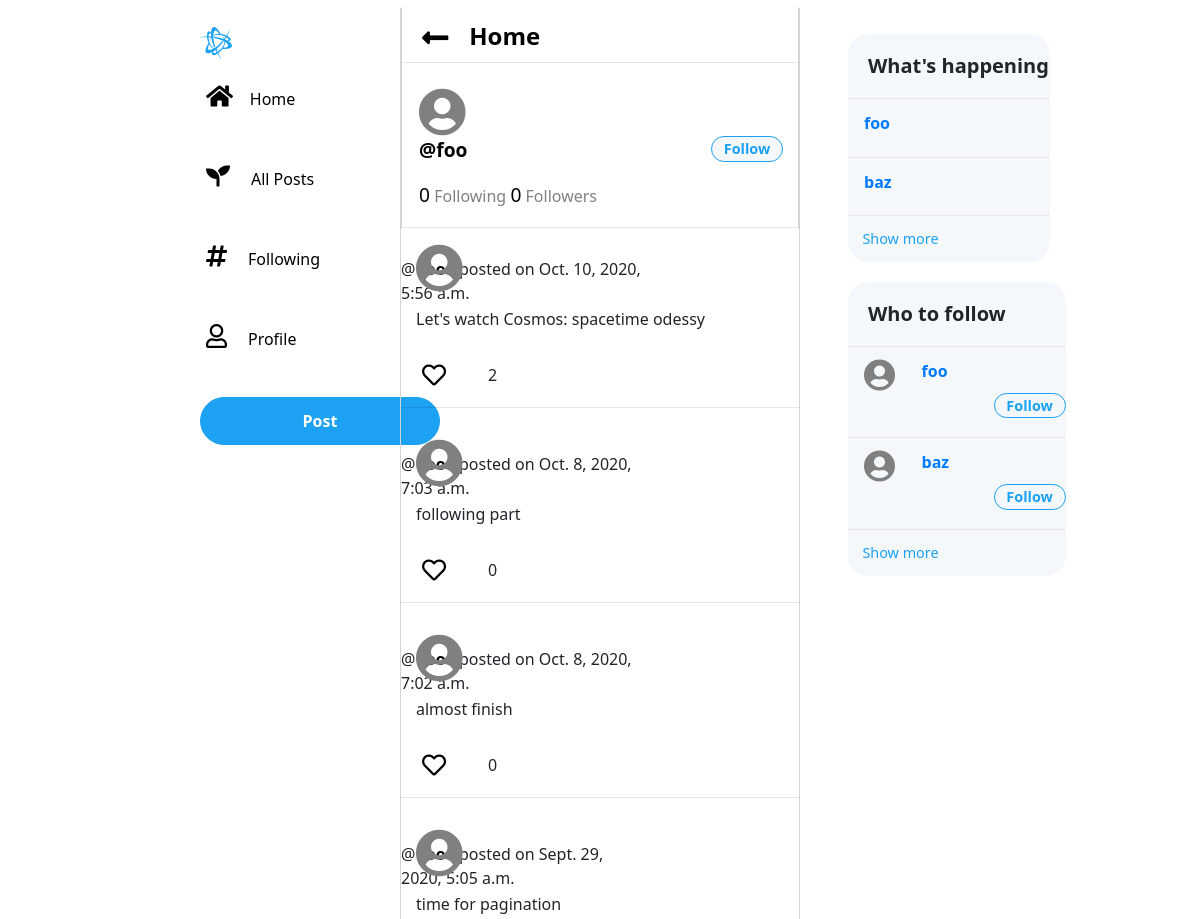
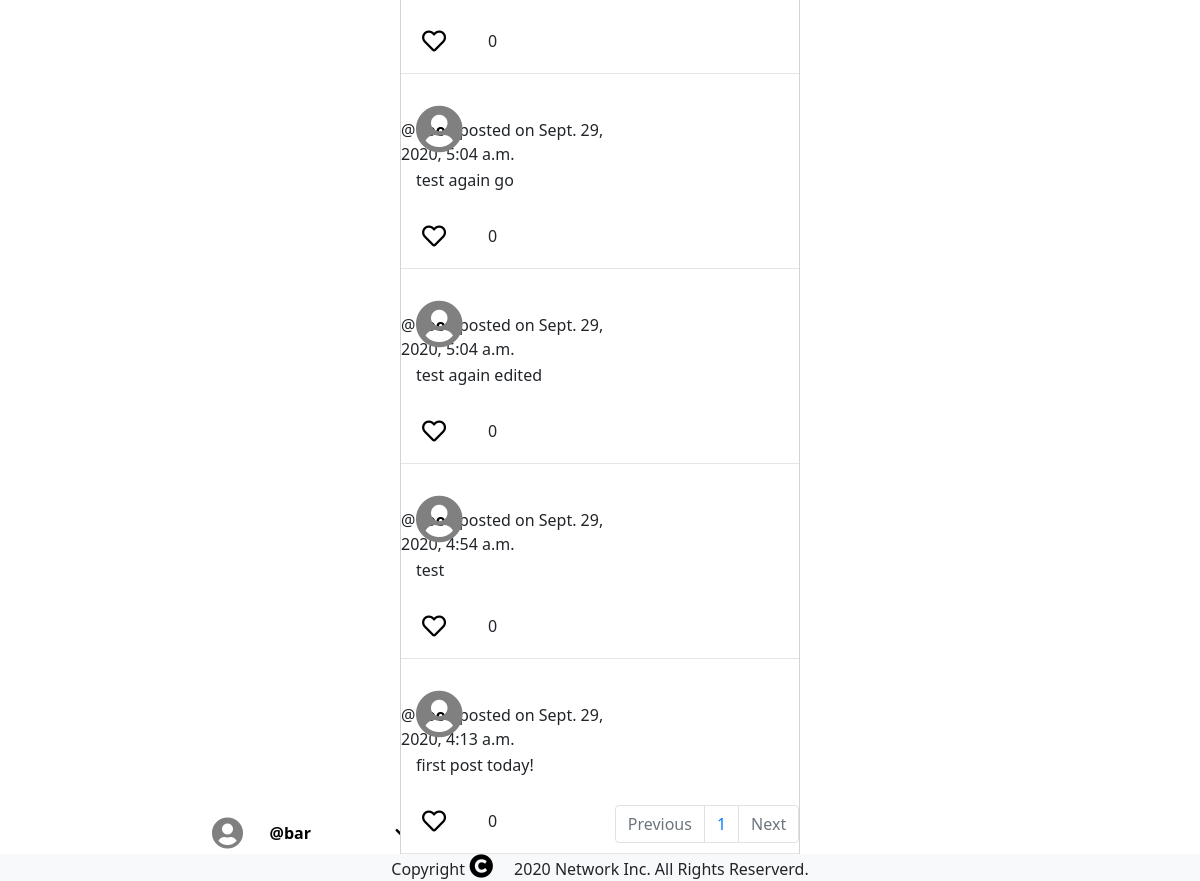
The page /foo (signed in) on the database its author committed (2 pictures, top to bottom).
### network/models.py (models this page shows, shortened)
class User(AbstractUser):
    pass

class Post(models.Model):
    user = models.ForeignKey("User", on_delete=models.CASCADE, related_name="posts")
    content = models.TextField()
    timestamp = models.DateTimeField(auto_now_add=True)
    like_count = models.IntegerField(default=0)

### network/views.py (the view, shortened to what this page needs)
# urls.py: re_path(r"^(?P<username>[^/]+)$", views.user_profile, name="user_profile"),
@login_required
def user_profile(request, username):
    e_followings = []
    user = User.objects.get(username=username)
    user_follows = Follow.objects.filter(user=request.user.id)
    for e in user_follows:
        e_followings.append(e.following)
        print(e_followings)
    id = user.id
    posts = Post.objects.filter(user=id).order_by("-timestamp")
    p = Paginator(posts, 10)
    page_number = request.GET.get("page")
    page_obj = p.get_page(page_number)
    all_users = User.objects.all()
    users = []
    present_user = User.objects.get(username=request.user)
    for all_user in all_users:
        if all_user != present_user and all_user.username != "admin":
            users.append(all_user)
    followers = []
    followers_count = 0
    follows = Follow.objects.filter(user=id)
    for follow in follows:
        followers.append(follow.follower)
    for follower in followers:
        if follower is not None:
            followers_count += 1
    followings = []
    followings_count = 0
    for follow in follows:
        followings.append(follow.following)
    for following in followings:
        if following is not None:
            followings_count += 1
    return render(
        request,
        "network/profile.html",
        {
            "posts": posts,
            "post": CreatePost(),
            "users": users,
            "user": user,
            "page_obj": page_obj,
            "followers_count": followers_count,
            "followings_count": followings_count,
            "e_followings": e_followings,
        },
    )

### network/models.py
class CreatePost(ModelForm):
    class Meta:
        model = Post
        fields = ["content"]
        widgets = {
            "content": Textarea(
                attrs={
                    "placeholder": "What's happening?",
                    "class": "both_postform",
                }
            )
        }

### network/templates/network/profile.html (shortened to what this page needs)
{% extends "network/layout.html" %}
{% load static %}
{% block body %}
<div id="profile_view">
    <div class="row middle_cell">
        <a href="{% url 'index' %}">
            <h5><i class="fas fa-long-arrow-alt-left"></i><span>Home</span></h5>
        </a>
    </div>
    <div id="profile_details" class="middle_cell">
        <div id="profile_division">
            <i class=" fa fa-user-circle fa-3x" aria-hidden="true"></i>
            {% if user != request.user %}
            <form method="post" action="{% url 'user_profile' user.username %}">
                <button type="submit" id="follow_button" name="follow" class="profile_follow_button follow_user">
                    {% if user in e_followings %}
                    Unfollow
                    {% else %}
                    Follow
                    {% endif %}
                </button>
            </form>
            {% endif %}
            <p class="user_link">@{{ user.username }}</p>
            <p>
                <span>{{ followings_count }}</span>
                <span class="follow">Following</span>
                <span>{{ followers_count }}</span>
                <span class="follow">Followers</span>
            </p>
        </div>
    </div>
</div>
<div class="rows_container">
    {% for post in page_obj %}
    <div><i class=" fa fa-user-circle fa-3x" aria-hidden="true"></i></div>
    <div>
        <span>@
            <a id="other_profile{{ post.id }}" class="user_link" href="{% url 'user_profile' post.user %}">
                {{ post.user }}
            </a>
            - posted on
            {{ post.timestamp }}
        </span>
        <p id="post_paragraph{{ post.id }}">{{ post.content }}</p>
        <div class="like_div">
            <form class="edit_like like_form" method="post">
                <button class="like_button" id="like_button{{ post.id }}"
                    onClick="like('{{ post.id }}', '{{ request.user.id }}')" type="submit" name="place_like">
                    <i class="far fa-heart" aria-hidden></i>
                </button>
                <p id="count{{ post.id }}" class="like_count">{{ post.like_count }}</p>
            </form>
        </div>
        <hr />
    </div>
    {% endfor %}
</div>
{% endblock %}

### network/templates/network/layout.html (shortened to what this page needs)
{% load static %}
<!DOCTYPE html>
<html lang="en">
<head>
    <link rel="stylesheet" href="https://use.fontawesome.com/releases/v5.13.0/css/all.css">
    <link rel="stylesheet" href="https://stackpath.bootstrapcdn.com/bootstrap/4.4.1/css/bootstrap.min.css"
>
    <link href="{% static 'network/styles.css' %}" rel="stylesheet">
</head>
<body class="main_container">
    <div class="row">
        <div class="col-4">
            <div id="left_container" class="row">
                <div class="col-6">
                </div>
                <nav class="navbar-light" class="col-6">
                    <p><i class="fab fa-battle-net"></i></p>
                    <a href="{% url 'index' %}"><button id="home" class="inline_display button_margin"><i
                                class="fas fa-home"></i>Home</button></a>
                    <div>
                        <ul class="navbar-nav mr-auto">
                            <li class="nav-item">
                                <a href="{% url 'index' %}"><button id="all_posts"
                                        class="inline_display button_margin"><i class="fas fa-seedling"></i>
                                        All
                                        Posts</button></a>
                            </li>
                            {% if user.is_authenticated %}
                            <li class="nav-item">
                                <a href="{% url 'following_index' %}"><button id="following"
                                        class="inline_display button_margin"><i class="fas fa-hashtag"></i>
                                        Following</button></a>
                            </li>
                            <li class="nav-item">
                                <a href="{% url 'user_profile' request.user %}"><button id="profile"
                                        class="inline_display button_margin"><i class="far fa-user"></i>
                                        Profile</button></a>
                            </li>
                            <li class="nav-item">
                                <input type="submit" value="Post" class="btn" onclick="popup()" id="new_post">
                            </li>
                            {% endif %}
                            {% if user.is_authenticated %}
                            <div class="dropdown user_account">
                                <button id="left_corner_user" class="btn btn-secondary dropdown-toggle inline_display"
                                    type="button" id="dropdownMenuButton" data-toggle="dropdown" aria-haspopup="true"
                                    aria-expanded="false">
                                    <i class="fa fa-user-circle fa-2x" aria-hidden="true"></i>
                                    <span id="dropdown_user"><strong>@{{ request.user }}</strong>
                                        </span>
                                </button>
                            </div>
                            {% endif %}
                        </ul>
                    </div>
                </nav>
            </div>
        </div>
        <div id="middle_container" class="col-4">
            {% block body %}
            {% endblock %}
        </div>
        <div class="right_container col-4">
            <div class="row upper">
                <div class="who_to_follow_container">
                    <div class="follow_border">
                        <h5>What's happening</h5>
                    </div>
                    {% for user in users %}
                    <a class="follow_link" href="#">
                        <div class="follow_options follow_border">
                            <span class="follow_user">{{ user.username }}</span>
                        </div>
                    </a>
                    {% endfor %}
                    <div id="show_more">
                        <a href="#">Show more</a>
                    </div>
                </div>
            </div>
            <div class="row">
                <div class="who_to_follow_container">
                    <div class="follow_border">
                        <h5>Who to follow</h5>
                    </div>
                    {% for user in users %}
                    <a class="follow_link" href="#">
                        <div class="follow_options follow_border">
                            <i class=" fa fa-user-circle fa-2x" aria-hidden="true"></i>
                            <span class="follow_user">{{ user.username }}</span>
                            <button id="follow_button" class="follow_user">Follow</button>
                        </div>
                    </a>
                    {% endfor %}
                    <div id="show_more">
                        <a href="#">Show more</a>
                    </div>
                </div>
            </div>
        </div>
        <nav aria-label="Page navigation">
            <ul id="pagination-demo" class="pagination">
                {% if page_obj.has_previous %}
                <li class="page-item">
                    <a class="page-link" href="?page={{ page_obj.previous_page_number }}" tabindex="-1">Previous</a>
                </li>
                {% else %}
                <li class="page-item disabled">
                    <a class="page-link" href="#" tabindex="-1" aria-disabled="true">Previous</a>
                </li>
                {% endif %}
                <div id="page">
                </div>
                {% if page_obj.has_next %}
                <li class="page-item">
                    <a class="page-link" href="?page={{ page_obj.next_page_number }}">Next</a>
                </li>
                {% else %}
                <li class="page-item disabled">
                    <a class="page-link" href="#" aria-disabled="true">Next</a>
                </li>
                {% endif %}
            </ul>
        </nav>
        <footer class="footer">
            <div class="container">
                <span class="text muted">Copyright <i class="fa fa-copyright" aria-hidden="true"></i> 2020 Network Inc.
                    All
                    Rights Reserverd.
                </span>
            </div>
        </footer>
    </div>
</body>
</html>

### network/static/network/styles.css (style rules this page uses)
body { overflow-x: hidden; font-family: system-ui, -apple-system, BlinkMacSystemFont, "Segoe UI", Roboto, Ubuntu, "Helvetica Neue", sans-serif; }
nav { text-align: left; width: 50%; margin-top: 10px; }
#left_container { margin-top: 10px; }
.right_container { padding-left: 3em; margin-top: 20px; }
.upper { margin-bottom: 20px; }
#middle_container, #post_middle_container, #profile_view { border: 1px solid lightgrey; border-top: 1px solid transparent; border-bottom: 1px solid transparent; padding: 0; overflow: hidden; }
.rows_container, #post_comment { overflow-y: auto; }
#profile_division { padding-left: 2px; padding-top: 10px; }
.rows_container span { float: right; padding-right: 38%; margin-top: -50px; }
.rows_container button { border: 0px; background-color: white; }
i { color: black; font-size: 1.5em; padding-right: 0.7em; }
.user_link { color: black; font-size: 1em; font-weight: bold; }
.fab { color: rgba(29, 161, 242, 1); font-size: 2em; }
#new_post { background-color: rgba(29, 161, 242, 1); color: white; border: 1px solid rgba(29, 161, 242, 1); border-radius: 30px; width: 15em; height: 3em; font-weight: bold; outline: none; }
.user_account { position: fixed; bottom: 30px; }
.inline_display { display: inline-block; background-color: white; border: 0px solid #e1f3fd; height: 2.5em; }
.button_margin { margin-bottom: 2.5em; }
.fa-user-circle { color: grey; }
.dropdown-toggle::after { display: none; }
#dropdown_user { color: black; }
strong { vertical-align: super; margin-right: 5em; }
.follow_options { font-weight: bold; padding-left: 1em; }
h5 { font-weight: bold; padding-left: 1em; line-height: 2em; display: table-cell; vertical-align: middle; }
.fa-heart { margin-left: 15px; }
.who_to_follow_container { background-color: rgb(245, 248, 250); border-radius: 20px; width: 60%; display: table; }
.follow_link { background-color: rgb(245, 248, 250); width: 100%; display: table; }
.follow_user { vertical-align: 40%; }
#follow_button, .profile_follow_button { margin-left: 9em; background-color: rgb(245, 248, 250); border: 1px solid rgba(29, 161, 242, 1); border-radius: 30px; color: rgba(29, 161, 242, 1); font-weight: bold; width: 5em; font-size: 0.9em; }
.profile_follow_button { float: right; }
.follow_border { border-bottom: 1px solid #e6e6e6; }
#show_more { margin-left: 1em; font-size: 0.9em; }
#show_more a { color: rgba(29, 161, 242, 1); }
.follow_border, #show_more { padding-top: 12px; padding-bottom: 12px; }
.middle_cell { border-bottom: 1px solid #e6e6e6; }
.middle_cell h5 { margin-top: 12px; }
.middle_cell span { font-size: 1.2em; color: grey; }
.row { margin-left: auto; margin-right: auto; margin-top: 7px; }
#like, #profile_details { padding-top: 15px; }
#post_id, #profile_details { padding-left: 15px; padding-right: 15px; }
#post_middle_container span, #profile_view span { color: black; vertical-align: 10%; }
.rows_container i, .rows_container p { margin-top: 15px; margin-left: 15px; }
.pagination { position: fixed; bottom: 1.2%; right: 33.4%; }
footer { position: fixed; left: 0; bottom: 0; width: 100%; background-color: #f8f9fa; text-align: center; }
#profile_view .follow { color: grey; font-size: 1em; }
#profile_details .user_link { font-weight: bold; font-size: 1.2em; }
.like_count { display: inline; vertical-align: 10%; }

### rows shown on the page
User: user "bar"
User: username "foo"
Post: user "foo", timestamp "Oct. 10, 2020, 5:56 a.m.", content "Let's watch Cosmos: spacetime odessy", like_count "2"
Post: user "foo", timestamp "Oct. 8, 2020, 7:03 a.m.", content "following part", like_count "0"
Post: user "foo", timestamp "Oct. 8, 2020, 7:02 a.m.", content "almost finish", like_count "0"
Post: user "foo", timestamp "Sept. 29, 2020, 5:05 a.m.", content "time for pagination", like_count "0"
Post: user "foo", timestamp "Sept. 29, 2020, 5:04 a.m.", content "test again go", like_count "0"
Post: user "foo", timestamp "Sept. 29, 2020, 5:04 a.m.", content "test again edited", like_count "0"
Post: user "foo", timestamp "Sept. 29, 2020, 4:54 a.m.", content "test", like_count "0"
Post: user "foo", timestamp "Sept. 29, 2020, 4:13 a.m.", content "first post today!", like_count "0"
User: username "baz"

### other values the page prints
{{ followings_count }} "0"
{{ followers_count }} "0"
